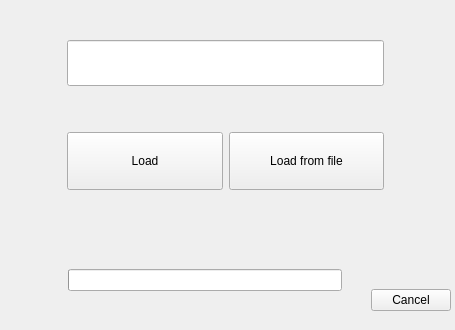
<?xml version="1.0" encoding="UTF-8"?>
<ui version="4.0">
 <class>PrevWindow</class>
 <widget class="QWidget" name="PrevWindow">
  <property name="geometry">
   <rect>
    <x>0</x>
    <y>0</y>
    <width>455</width>
    <height>330</height>
   </rect>
  </property>
  <property name="maximumSize">
   <size>
    <width>455</width>
    <height>330</height>
   </size>
  </property>
  <property name="windowTitle">
   <string>Load emails</string>
  </property>
  <widget class="QWidget" name="gridLayoutWidget_3">
   <property name="geometry">
    <rect>
     <x>0</x>
     <y>0</y>
     <width>451</width>
     <height>331</height>
    </rect>
   </property>
   <layout class="QGridLayout" name="gridLayout_Load" rowstretch="12,5">
    <item row="0" column="0">
     <widget class="QStackedWidget" name="stackedWidget">
      <property name="currentIndex">
       <number>0</number>
      </property>
      <widget class="QWidget" name="page">
       <widget class="QWidget" name="gridLayoutWidget">
        <property name="geometry">
         <rect>
          <x>0</x>
          <y>0</y>
          <width>451</width>
          <height>231</height>
         </rect>
        </property>
        <layout class="QGridLayout" name="gridLayout" rowstretch="1,1" columnstretch="3,7,7,3">
         <item row="1" column="1">
          <widget class="QPushButton" name="pushButton_load_data_link">
           <property name="styleSheet">
            <string notr="true">height: 50px;
</string>
           </property>
           <property name="text">
            <string>Load</string>
           </property>
          </widget>
         </item>
         <item row="1" column="3">
          <spacer name="horizontalSpacer_2">
           <property name="orientation">
            <enum>Qt::Horizontal</enum>
           </property>
           <property name="sizeHint" stdset="0">
            <size>
             <width>40</width>
             <height>20</height>
            </size>
           </property>
          </spacer>
         </item>
         <item row="1" column="2">
          <widget class="QPushButton" name="pushButton_swap_file">
           <property name="styleSheet">
            <string notr="true">height: 50px;</string>
           </property>
           <property name="text">
            <string>Load from file</string>
           </property>
          </widget>
         </item>
         <item row="0" column="0">
          <spacer name="horizontalSpacer_6">
           <property name="orientation">
            <enum>Qt::Horizontal</enum>
           </property>
           <property name="sizeHint" stdset="0">
            <size>
             <width>40</width>
             <height>20</height>
            </size>
           </property>
          </spacer>
         </item>
         <item row="1" column="0">
          <spacer name="horizontalSpacer">
           <property name="orientation">
            <enum>Qt::Horizontal</enum>
           </property>
           <property name="sizeHint" stdset="0">
            <size>
             <width>40</width>
             <height>20</height>
            </size>
           </property>
          </spacer>
         </item>
         <item row="0" column="3">
          <spacer name="horizontalSpacer_7">
           <property name="orientation">
            <enum>Qt::Horizontal</enum>
           </property>
           <property name="sizeHint" stdset="0">
            <size>
             <width>40</width>
             <height>20</height>
            </size>
           </property>
          </spacer>
         </item>
         <item row="0" column="1" colspan="2">
          <layout class="QVBoxLayout" name="verticalLayout">
           <item>
            <widget class="QLineEdit" name="lineEdit">
             <property name="styleSheet">
              <string notr="true">height: 40px;</string>
             </property>
             <property name="cursorMoveStyle">
              <enum>Qt::VisualMoveStyle</enum>
             </property>
             <property name="clearButtonEnabled">
              <bool>false</bool>
             </property>
            </widget>
           </item>
          </layout>
         </item>
        </layout>
       </widget>
      </widget>
      <widget class="QWidget" name="page_2">
       <widget class="QWidget" name="gridLayoutWidget_2">
        <property name="geometry">
         <rect>
          <x>0</x>
          <y>0</y>
          <width>451</width>
          <height>231</height>
         </rect>
        </property>
        <layout class="QGridLayout" name="gridLayout_2" rowstretch="0,0" columnstretch="3,7,7,3">
         <item row="0" column="0">
          <spacer name="horizontalSpacer_8">
           <property name="orientation">
            <enum>Qt::Horizontal</enum>
           </property>
           <property name="sizeHint" stdset="0">
            <size>
             <width>40</width>
             <height>20</height>
            </size>
           </property>
          </spacer>
         </item>
         <item row="1" column="1">
          <widget class="QPushButton" name="pushButton_load_data_file">
           <property name="styleSheet">
            <string notr="true">height: 50px;
</string>
           </property>
           <property name="text">
            <string>Load</string>
           </property>
          </widget>
         </item>
         <item row="0" column="3">
          <spacer name="horizontalSpacer_9">
           <property name="orientation">
            <enum>Qt::Horizontal</enum>
           </property>
           <property name="sizeHint" stdset="0">
            <size>
             <width>40</width>
             <height>20</height>
            </size>
           </property>
          </spacer>
         </item>
         <item row="1" column="2">
          <widget class="QPushButton" name="pushButton_swap_link">
           <property name="styleSheet">
            <string notr="true">height: 50px;
</string>
           </property>
           <property name="text">
            <string>Load from link</string>
           </property>
          </widget>
         </item>
         <item row="0" column="1" colspan="2">
          <widget class="QPushButton" name="pushButton_load_file">
           <property name="styleSheet">
            <string notr="true">height: 40px;</string>
           </property>
           <property name="text">
            <string>Load file or drop</string>
           </property>
          </widget>
         </item>
         <item row="1" column="0">
          <spacer name="horizontalSpacer_5">
           <property name="orientation">
            <enum>Qt::Horizontal</enum>
           </property>
           <property name="sizeHint" stdset="0">
            <size>
             <width>40</width>
             <height>20</height>
            </size>
           </property>
          </spacer>
         </item>
         <item row="1" column="3">
          <spacer name="horizontalSpacer_10">
           <property name="orientation">
            <enum>Qt::Horizontal</enum>
           </property>
           <property name="sizeHint" stdset="0">
            <size>
             <width>40</width>
             <height>20</height>
            </size>
           </property>
          </spacer>
         </item>
        </layout>
       </widget>
      </widget>
     </widget>
    </item>
    <item row="1" column="0">
     <layout class="QHBoxLayout" name="horizontalLayout" stretch="3,12,1,3">
      <item>
       <spacer name="horizontalSpacer_3">
        <property name="orientation">
         <enum>Qt::Horizontal</enum>
        </property>
        <property name="sizeHint" stdset="0">
         <size>
          <width>40</width>
          <height>20</height>
         </size>
        </property>
       </spacer>
      </item>
      <item>
       <widget class="QProgressBar" name="progressBar">
        <property name="styleSheet">
         <string notr="true">margin-bottom: 40px;</string>
        </property>
        <property name="value">
         <number>0</number>
        </property>
        <property name="textVisible">
         <bool>false</bool>
        </property>
        <property name="textDirection">
         <enum>QProgressBar::TopToBottom</enum>
        </property>
       </widget>
      </item>
      <item>
       <spacer name="horizontalSpacer_4">
        <property name="orientation">
         <enum>Qt::Horizontal</enum>
        </property>
        <property name="sizeHint" stdset="0">
         <size>
          <width>40</width>
          <height>20</height>
         </size>
        </property>
       </spacer>
      </item>
      <item>
       <widget class="QPushButton" name="pushButton_Cancel_Load">
        <property name="styleSheet">
         <string notr="true"/>
        </property>
        <property name="text">
         <string>Cancel</string>
        </property>
       </widget>
      </item>
     </layout>
    </item>
   </layout>
  </widget>
 </widget>
 <resources/>
 <connections/>
</ui>
